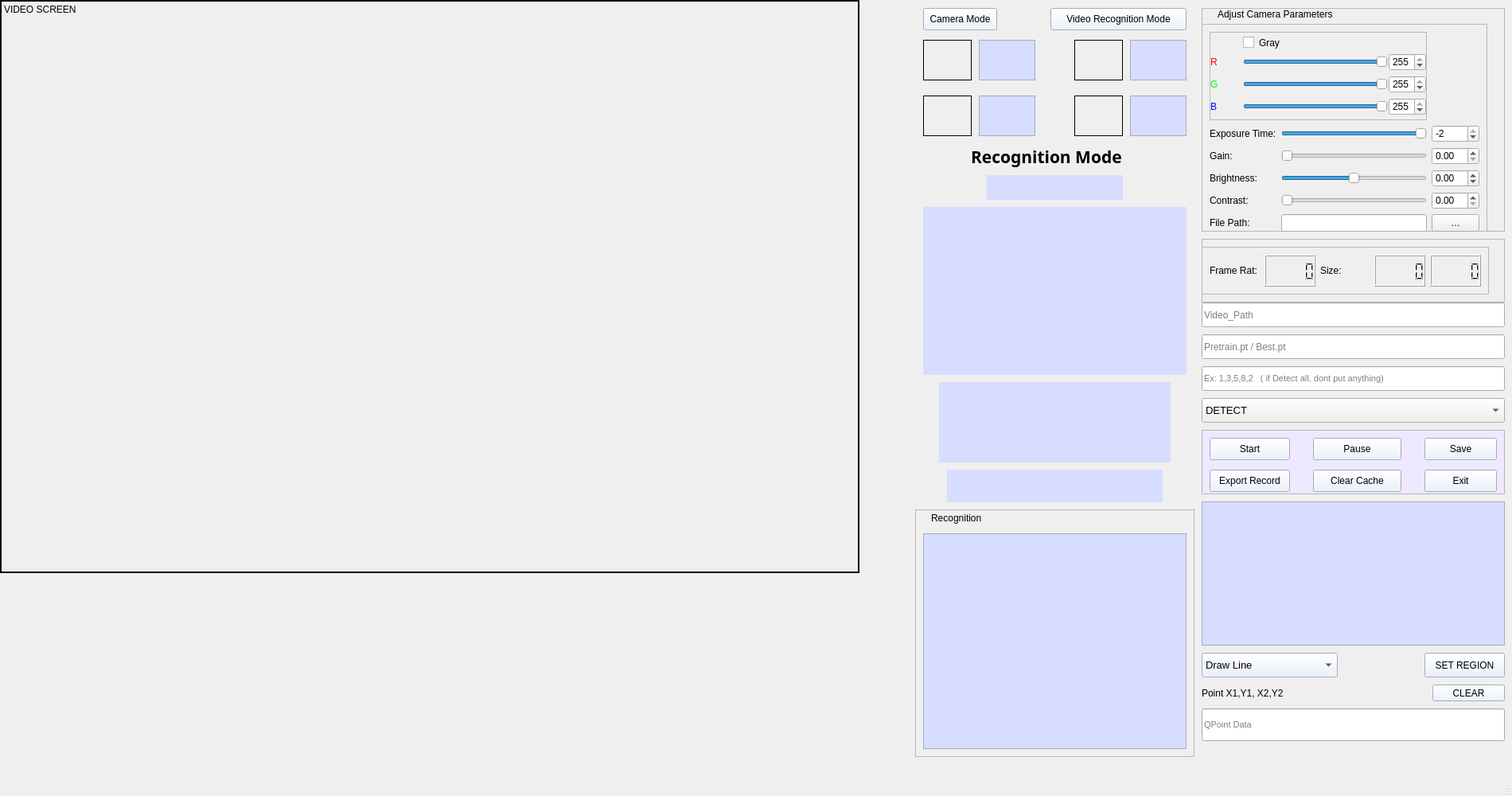
<?xml version="1.0" encoding="UTF-8"?>
<ui version="4.0">
 <class>MainWindow</class>
 <widget class="QMainWindow" name="MainWindow">
  <property name="geometry">
   <rect>
    <x>0</x>
    <y>0</y>
    <width>1900</width>
    <height>1000</height>
   </rect>
  </property>
  <property name="windowTitle">
   <string>MainWindow</string>
  </property>
  <widget class="QWidget" name="centralwidget">
   <widget class="QLabel" name="label_img">
    <property name="geometry">
     <rect>
      <x>0</x>
      <y>0</y>
      <width>1080</width>
      <height>720</height>
     </rect>
    </property>
    <property name="frameShape">
     <enum>QFrame::WinPanel</enum>
    </property>
    <property name="text">
     <string>VIDEO SCREEN</string>
    </property>
    <property name="alignment">
     <set>Qt::AlignLeading|Qt::AlignLeft|Qt::AlignTop</set>
    </property>
   </widget>
   <widget class="QLabel" name="pr_loc_4">
    <property name="geometry">
     <rect>
      <x>1190</x>
      <y>590</y>
      <width>271</width>
      <height>41</height>
     </rect>
    </property>
    <property name="styleSheet">
     <string notr="true">background-color: rgb(215, 221, 255);
font: 14pt &quot;Arial&quot;;</string>
    </property>
    <property name="text">
     <string/>
    </property>
   </widget>
   <widget class="QLabel" name="pr_loc">
    <property name="geometry">
     <rect>
      <x>1180</x>
      <y>480</y>
      <width>291</width>
      <height>101</height>
     </rect>
    </property>
    <property name="styleSheet">
     <string notr="true">background-color: rgb(215, 221, 255);
font: 14pt &quot;Arial&quot;;</string>
    </property>
    <property name="text">
     <string/>
    </property>
   </widget>
   <widget class="QLabel" name="car_det">
    <property name="geometry">
     <rect>
      <x>1160</x>
      <y>260</y>
      <width>331</width>
      <height>211</height>
     </rect>
    </property>
    <property name="styleSheet">
     <string notr="true">background-color: rgb(215, 221, 255);
font: 14pt &quot;Arial&quot;;</string>
    </property>
    <property name="text">
     <string/>
    </property>
   </widget>
   <widget class="QLabel" name="label_6">
    <property name="geometry">
     <rect>
      <x>1350</x>
      <y>120</y>
      <width>61</width>
      <height>51</height>
     </rect>
    </property>
    <property name="mouseTracking">
     <bool>false</bool>
    </property>
    <property name="frameShape">
     <enum>QFrame::Box</enum>
    </property>
    <property name="frameShadow">
     <enum>QFrame::Plain</enum>
    </property>
    <property name="text">
     <string/>
    </property>
    <property name="textFormat">
     <enum>Qt::AutoText</enum>
    </property>
    <property name="pixmap">
     <pixmap>C:/Users/HP/Downloads/bus.png</pixmap>
    </property>
    <property name="scaledContents">
     <bool>true</bool>
    </property>
    <property name="openExternalLinks">
     <bool>false</bool>
    </property>
   </widget>
   <widget class="QLabel" name="label_7">
    <property name="geometry">
     <rect>
      <x>1350</x>
      <y>50</y>
      <width>61</width>
      <height>51</height>
     </rect>
    </property>
    <property name="mouseTracking">
     <bool>false</bool>
    </property>
    <property name="frameShape">
     <enum>QFrame::Box</enum>
    </property>
    <property name="frameShadow">
     <enum>QFrame::Plain</enum>
    </property>
    <property name="text">
     <string/>
    </property>
    <property name="textFormat">
     <enum>Qt::AutoText</enum>
    </property>
    <property name="pixmap">
     <pixmap>C:/Users/HP/Downloads/motorcycle.png</pixmap>
    </property>
    <property name="scaledContents">
     <bool>true</bool>
    </property>
    <property name="openExternalLinks">
     <bool>false</bool>
    </property>
   </widget>
   <widget class="QTextBrowser" name="textBrowser">
    <property name="geometry">
     <rect>
      <x>1230</x>
      <y>50</y>
      <width>71</width>
      <height>51</height>
     </rect>
    </property>
    <property name="styleSheet">
     <string notr="true">background-color: rgb(215, 221, 255);
font: 14pt &quot;Arial&quot;;</string>
    </property>
   </widget>
   <widget class="QTextBrowser" name="textBrowser_2">
    <property name="geometry">
     <rect>
      <x>1230</x>
      <y>120</y>
      <width>71</width>
      <height>51</height>
     </rect>
    </property>
    <property name="styleSheet">
     <string notr="true">background-color: rgb(215, 221, 255);
font: 14pt &quot;Arial&quot;;</string>
    </property>
   </widget>
   <widget class="QLabel" name="label_2">
    <property name="geometry">
     <rect>
      <x>1160</x>
      <y>50</y>
      <width>61</width>
      <height>51</height>
     </rect>
    </property>
    <property name="mouseTracking">
     <bool>false</bool>
    </property>
    <property name="frameShape">
     <enum>QFrame::Box</enum>
    </property>
    <property name="frameShadow">
     <enum>QFrame::Plain</enum>
    </property>
    <property name="text">
     <string/>
    </property>
    <property name="textFormat">
     <enum>Qt::AutoText</enum>
    </property>
    <property name="pixmap">
     <pixmap>C:/Users/HP/Downloads/car.png</pixmap>
    </property>
    <property name="scaledContents">
     <bool>true</bool>
    </property>
    <property name="openExternalLinks">
     <bool>false</bool>
    </property>
   </widget>
   <widget class="QLabel" name="label_5">
    <property name="geometry">
     <rect>
      <x>1160</x>
      <y>120</y>
      <width>61</width>
      <height>51</height>
     </rect>
    </property>
    <property name="mouseTracking">
     <bool>false</bool>
    </property>
    <property name="frameShape">
     <enum>QFrame::Box</enum>
    </property>
    <property name="frameShadow">
     <enum>QFrame::Plain</enum>
    </property>
    <property name="text">
     <string/>
    </property>
    <property name="textFormat">
     <enum>Qt::AutoText</enum>
    </property>
    <property name="pixmap">
     <pixmap>C:/Users/HP/Downloads/truck.png</pixmap>
    </property>
    <property name="scaledContents">
     <bool>true</bool>
    </property>
    <property name="openExternalLinks">
     <bool>false</bool>
    </property>
   </widget>
   <widget class="QFrame" name="frame_2">
    <property name="geometry">
     <rect>
      <x>1150</x>
      <y>640</y>
      <width>351</width>
      <height>311</height>
     </rect>
    </property>
    <property name="frameShape">
     <enum>QFrame::StyledPanel</enum>
    </property>
    <property name="frameShadow">
     <enum>QFrame::Raised</enum>
    </property>
    <widget class="QLabel" name="label_4">
     <property name="geometry">
      <rect>
       <x>20</x>
       <y>0</y>
       <width>72</width>
       <height>21</height>
      </rect>
     </property>
     <property name="text">
      <string>Recognition</string>
     </property>
    </widget>
    <widget class="QPlainTextEdit" name="result_form">
     <property name="geometry">
      <rect>
       <x>10</x>
       <y>30</y>
       <width>331</width>
       <height>271</height>
      </rect>
     </property>
     <property name="autoFillBackground">
      <bool>false</bool>
     </property>
     <property name="styleSheet">
      <string notr="true">background-color: rgb(215, 221, 255);
font: 14pt &quot;Arial&quot;;</string>
     </property>
    </widget>
   </widget>
   <widget class="QFrame" name="frame_8">
    <property name="geometry">
     <rect>
      <x>1510</x>
      <y>10</y>
      <width>381</width>
      <height>281</height>
     </rect>
    </property>
    <property name="styleSheet">
     <string notr="true">border-color: rgb(181, 195, 255);
border-color: rgb(153, 64, 255);</string>
    </property>
    <property name="frameShape">
     <enum>QFrame::StyledPanel</enum>
    </property>
    <property name="frameShadow">
     <enum>QFrame::Raised</enum>
    </property>
    <widget class="QLabel" name="label_8">
     <property name="geometry">
      <rect>
       <x>20</x>
       <y>0</y>
       <width>161</width>
       <height>16</height>
      </rect>
     </property>
     <property name="text">
      <string>Adjust Camera Parameters</string>
     </property>
    </widget>
    <widget class="QFrame" name="frame_12">
     <property name="geometry">
      <rect>
       <x>0</x>
       <y>20</y>
       <width>359</width>
       <height>271</height>
      </rect>
     </property>
     <property name="frameShape">
      <enum>QFrame::StyledPanel</enum>
     </property>
     <property name="frameShadow">
      <enum>QFrame::Raised</enum>
     </property>
     <layout class="QGridLayout" name="gridLayout">
      <item row="2" column="1">
       <widget class="QSlider" name="GainSld">
        <property name="maximum">
         <number>128</number>
        </property>
        <property name="orientation">
         <enum>Qt::Horizontal</enum>
        </property>
       </widget>
      </item>
      <item row="2" column="2">
       <widget class="QDoubleSpinBox" name="GainSpB">
        <property name="maximumSize">
         <size>
          <width>60</width>
          <height>30</height>
         </size>
        </property>
        <property name="maximum">
         <double>128.000000000000000</double>
        </property>
       </widget>
      </item>
      <item row="3" column="0">
       <widget class="QLabel" name="BrightLb">
        <property name="styleSheet">
         <string notr="true">font: 11pt &quot;Adobe 黑体 Std R&quot;;</string>
        </property>
        <property name="text">
         <string>Brightness:</string>
        </property>
       </widget>
      </item>
      <item row="3" column="2">
       <widget class="QDoubleSpinBox" name="BrightSpB">
        <property name="maximumSize">
         <size>
          <width>60</width>
          <height>30</height>
         </size>
        </property>
        <property name="minimum">
         <double>-64.000000000000000</double>
        </property>
        <property name="maximum">
         <double>64.000000000000000</double>
        </property>
        <property name="singleStep">
         <double>0.010000000000000</double>
        </property>
       </widget>
      </item>
      <item row="3" column="1">
       <widget class="QSlider" name="BrightSld">
        <property name="minimum">
         <number>-64</number>
        </property>
        <property name="maximum">
         <number>64</number>
        </property>
        <property name="orientation">
         <enum>Qt::Horizontal</enum>
        </property>
       </widget>
      </item>
      <item row="4" column="0">
       <widget class="QLabel" name="ContrastLb">
        <property name="styleSheet">
         <string notr="true">font: 11pt &quot;Adobe 黑体 Std R&quot;;</string>
        </property>
        <property name="text">
         <string>Contrast:</string>
        </property>
       </widget>
      </item>
      <item row="5" column="0">
       <widget class="QLabel" name="FilePathLb">
        <property name="styleSheet">
         <string notr="true">font: 11pt &quot;Adobe 黑体 Std R&quot;;</string>
        </property>
        <property name="text">
         <string>File Path:</string>
        </property>
       </widget>
      </item>
      <item row="4" column="2">
       <widget class="QDoubleSpinBox" name="ContrastSpB">
        <property name="maximumSize">
         <size>
          <width>60</width>
          <height>30</height>
         </size>
        </property>
        <property name="minimum">
         <double>0.000000000000000</double>
        </property>
        <property name="maximum">
         <double>100.000000000000000</double>
        </property>
        <property name="singleStep">
         <double>0.010000000000000</double>
        </property>
       </widget>
      </item>
      <item row="5" column="1">
       <widget class="QLineEdit" name="FilePathLE">
        <property name="readOnly">
         <bool>true</bool>
        </property>
       </widget>
      </item>
      <item row="4" column="1">
       <widget class="QSlider" name="ContrastSld">
        <property name="minimum">
         <number>0</number>
        </property>
        <property name="maximum">
         <number>100</number>
        </property>
        <property name="orientation">
         <enum>Qt::Horizontal</enum>
        </property>
       </widget>
      </item>
      <item row="5" column="2">
       <widget class="QPushButton" name="FilePathBt">
        <property name="maximumSize">
         <size>
          <width>60</width>
          <height>30</height>
         </size>
        </property>
        <property name="styleSheet">
         <string notr="true">font: 11pt &quot;Adobe 黑体 Std R&quot;;</string>
        </property>
        <property name="text">
         <string>…</string>
        </property>
       </widget>
      </item>
      <item row="1" column="2">
       <widget class="QSpinBox" name="ExpTimeSpB">
        <property name="maximumSize">
         <size>
          <width>60</width>
          <height>30</height>
         </size>
        </property>
        <property name="minimum">
         <number>-10</number>
        </property>
        <property name="maximum">
         <number>-2</number>
        </property>
       </widget>
      </item>
      <item row="2" column="0">
       <widget class="QLabel" name="GainLb">
        <property name="styleSheet">
         <string notr="true">font: 11pt &quot;Adobe 黑体 Std R&quot;;</string>
        </property>
        <property name="text">
         <string>Gain:</string>
        </property>
       </widget>
      </item>
      <item row="1" column="1">
       <widget class="QSlider" name="ExpTimeSld">
        <property name="minimum">
         <number>-10</number>
        </property>
        <property name="maximum">
         <number>-2</number>
        </property>
        <property name="orientation">
         <enum>Qt::Horizontal</enum>
        </property>
       </widget>
      </item>
      <item row="1" column="0">
       <widget class="QLabel" name="ExpTimeLb">
        <property name="styleSheet">
         <string notr="true">font: 11pt &quot;Adobe 黑体 Std R&quot;;</string>
        </property>
        <property name="text">
         <string>Exposure Time:</string>
        </property>
       </widget>
      </item>
      <item row="0" column="0" colspan="2">
       <widget class="QFrame" name="ColorFm">
        <property name="frameShape">
         <enum>QFrame::StyledPanel</enum>
        </property>
        <property name="frameShadow">
         <enum>QFrame::Raised</enum>
        </property>
        <layout class="QGridLayout" name="gridLayout_7">
         <property name="leftMargin">
          <number>0</number>
         </property>
         <property name="topMargin">
          <number>0</number>
         </property>
         <property name="rightMargin">
          <number>0</number>
         </property>
         <property name="bottomMargin">
          <number>0</number>
         </property>
         <property name="spacing">
          <number>1</number>
         </property>
         <item row="3" column="2">
          <widget class="QSlider" name="BlueColorSld">
           <property name="maximum">
            <number>255</number>
           </property>
           <property name="value">
            <number>255</number>
           </property>
           <property name="orientation">
            <enum>Qt::Horizontal</enum>
           </property>
          </widget>
         </item>
         <item row="3" column="3">
          <widget class="QSpinBox" name="BlueColorSpB">
           <property name="maximum">
            <number>255</number>
           </property>
           <property name="value">
            <number>255</number>
           </property>
          </widget>
         </item>
         <item row="2" column="3">
          <widget class="QSpinBox" name="GreenColorSpB">
           <property name="maximum">
            <number>255</number>
           </property>
           <property name="value">
            <number>255</number>
           </property>
          </widget>
         </item>
         <item row="2" column="2">
          <widget class="QSlider" name="GreenColorSld">
           <property name="maximum">
            <number>255</number>
           </property>
           <property name="value">
            <number>255</number>
           </property>
           <property name="orientation">
            <enum>Qt::Horizontal</enum>
           </property>
          </widget>
         </item>
         <item row="1" column="2">
          <widget class="QSlider" name="RedColorSld">
           <property name="maximum">
            <number>255</number>
           </property>
           <property name="value">
            <number>255</number>
           </property>
           <property name="orientation">
            <enum>Qt::Horizontal</enum>
           </property>
          </widget>
         </item>
         <item row="1" column="3">
          <widget class="QSpinBox" name="RedColorSpB">
           <property name="maximum">
            <number>255</number>
           </property>
           <property name="value">
            <number>255</number>
           </property>
          </widget>
         </item>
         <item row="1" column="0">
          <widget class="QLabel" name="RedColorLb">
           <property name="minimumSize">
            <size>
             <width>40</width>
             <height>0</height>
            </size>
           </property>
           <property name="styleSheet">
            <string notr="true">font: 75 12pt &quot;Times New Roman&quot;;
color: rgb(255, 0, 0);</string>
           </property>
           <property name="text">
            <string>R</string>
           </property>
          </widget>
         </item>
         <item row="3" column="0">
          <widget class="QLabel" name="BlueColorLb">
           <property name="styleSheet">
            <string notr="true">font: 75 12pt &quot;Times New Roman&quot;;
color: rgb(0, 0, 255);</string>
           </property>
           <property name="text">
            <string>B</string>
           </property>
          </widget>
         </item>
         <item row="2" column="0">
          <widget class="QLabel" name="GreenColorLb">
           <property name="styleSheet">
            <string notr="true">font: 75 12pt &quot;Times New Roman&quot;;
color: rgb(0, 255, 0);</string>
           </property>
           <property name="text">
            <string>G</string>
           </property>
          </widget>
         </item>
         <item row="0" column="2">
          <widget class="QCheckBox" name="GrayImgCkB">
           <property name="styleSheet">
            <string notr="true">font: 11pt &quot;Adobe 黑体 Std R&quot;;</string>
           </property>
           <property name="text">
            <string>Gray</string>
           </property>
          </widget>
         </item>
        </layout>
       </widget>
      </item>
     </layout>
    </widget>
   </widget>
   <widget class="QFrame" name="frame_9">
    <property name="geometry">
     <rect>
      <x>1510</x>
      <y>300</y>
      <width>381</width>
      <height>80</height>
     </rect>
    </property>
    <property name="frameShape">
     <enum>QFrame::StyledPanel</enum>
    </property>
    <property name="frameShadow">
     <enum>QFrame::Raised</enum>
    </property>
    <widget class="QFrame" name="VideoInfoFm">
     <property name="geometry">
      <rect>
       <x>0</x>
       <y>10</y>
       <width>361</width>
       <height>60</height>
      </rect>
     </property>
     <property name="maximumSize">
      <size>
       <width>16777215</width>
       <height>60</height>
      </size>
     </property>
     <property name="frameShape">
      <enum>QFrame::StyledPanel</enum>
     </property>
     <property name="frameShadow">
      <enum>QFrame::Raised</enum>
     </property>
     <layout class="QHBoxLayout" name="horizontalLayout">
      <item>
       <widget class="QLabel" name="label_13">
        <property name="styleSheet">
         <string notr="true">font: 11pt &quot;Adobe 黑体 Std R&quot;;</string>
        </property>
        <property name="text">
         <string>Frame Rat:</string>
        </property>
       </widget>
      </item>
      <item>
       <widget class="QLCDNumber" name="FmRateLCD">
        <property name="maximumSize">
         <size>
          <width>100</width>
          <height>16777215</height>
         </size>
        </property>
       </widget>
      </item>
      <item>
       <widget class="QLabel" name="label_14">
        <property name="styleSheet">
         <string notr="true">font: 11pt &quot;Adobe 黑体 Std R&quot;;</string>
        </property>
        <property name="text">
         <string>Size:</string>
        </property>
       </widget>
      </item>
      <item>
       <widget class="QLCDNumber" name="ImgWidthLCD">
        <property name="maximumSize">
         <size>
          <width>100</width>
          <height>16777215</height>
         </size>
        </property>
       </widget>
      </item>
      <item>
       <widget class="QLCDNumber" name="ImgHeightLCD"/>
      </item>
     </layout>
    </widget>
   </widget>
   <widget class="QLineEdit" name="Videopath_txt">
    <property name="geometry">
     <rect>
      <x>1510</x>
      <y>380</y>
      <width>381</width>
      <height>31</height>
     </rect>
    </property>
    <property name="dragEnabled">
     <bool>false</bool>
    </property>
    <property name="readOnly">
     <bool>true</bool>
    </property>
    <property name="placeholderText">
     <string>Video_Path</string>
    </property>
   </widget>
   <widget class="QFrame" name="frame_10">
    <property name="geometry">
     <rect>
      <x>1510</x>
      <y>540</y>
      <width>381</width>
      <height>81</height>
     </rect>
    </property>
    <property name="styleSheet">
     <string notr="true">background-color: rgb(238, 233, 255);</string>
    </property>
    <property name="frameShape">
     <enum>QFrame::StyledPanel</enum>
    </property>
    <property name="frameShadow">
     <enum>QFrame::Raised</enum>
    </property>
    <widget class="QPushButton" name="RecordBt">
     <property name="geometry">
      <rect>
       <x>280</x>
       <y>10</y>
       <width>91</width>
       <height>28</height>
      </rect>
     </property>
     <property name="styleSheet">
      <string notr="true">background-color: rgb(230, 240, 255);</string>
     </property>
     <property name="text">
      <string>Save</string>
     </property>
    </widget>
    <widget class="QPushButton" name="StopBt">
     <property name="geometry">
      <rect>
       <x>140</x>
       <y>10</y>
       <width>111</width>
       <height>28</height>
      </rect>
     </property>
     <property name="styleSheet">
      <string notr="true">background-color: rgb(230, 240, 255);</string>
     </property>
     <property name="text">
      <string>Pause</string>
     </property>
    </widget>
    <widget class="QPushButton" name="ShowBt">
     <property name="geometry">
      <rect>
       <x>10</x>
       <y>10</y>
       <width>101</width>
       <height>28</height>
      </rect>
     </property>
     <property name="styleSheet">
      <string notr="true">background-color: rgb(230, 240, 255);</string>
     </property>
     <property name="text">
      <string>Start</string>
     </property>
    </widget>
    <widget class="QPushButton" name="export_exl">
     <property name="geometry">
      <rect>
       <x>10</x>
       <y>50</y>
       <width>101</width>
       <height>28</height>
      </rect>
     </property>
     <property name="styleSheet">
      <string notr="true">background-color: rgb(230, 240, 255);</string>
     </property>
     <property name="text">
      <string>Export Record</string>
     </property>
    </widget>
    <widget class="QPushButton" name="remove_file">
     <property name="geometry">
      <rect>
       <x>140</x>
       <y>50</y>
       <width>111</width>
       <height>28</height>
      </rect>
     </property>
     <property name="styleSheet">
      <string notr="true">background-color: rgb(230, 240, 255);</string>
     </property>
     <property name="text">
      <string>Clear Cache</string>
     </property>
    </widget>
    <widget class="QPushButton" name="ExitBt">
     <property name="geometry">
      <rect>
       <x>280</x>
       <y>50</y>
       <width>91</width>
       <height>28</height>
      </rect>
     </property>
     <property name="styleSheet">
      <string notr="true">background-color: rgb(230, 240, 255);</string>
     </property>
     <property name="text">
      <string>Exit</string>
     </property>
    </widget>
   </widget>
   <widget class="QComboBox" name="ComboBox">
    <property name="geometry">
     <rect>
      <x>1510</x>
      <y>820</y>
      <width>171</width>
      <height>31</height>
     </rect>
    </property>
    <property name="font">
     <font>
      <pointsize>10</pointsize>
     </font>
    </property>
    <property name="styleSheet">
     <string notr="true">background-color: rgb(230, 240, 255);</string>
    </property>
    <item>
     <property name="text">
      <string>Draw Line</string>
     </property>
    </item>
    <item>
     <property name="text">
      <string>Draw Rectangle</string>
     </property>
    </item>
   </widget>
   <widget class="QLineEdit" name="SelectClasses">
    <property name="geometry">
     <rect>
      <x>1510</x>
      <y>460</y>
      <width>381</width>
      <height>31</height>
     </rect>
    </property>
    <property name="font">
     <font>
      <pointsize>8</pointsize>
     </font>
    </property>
    <property name="placeholderText">
     <string>Ex: 1,3,5,8,2   ( if Detect all, dont put anything)</string>
    </property>
   </widget>
   <widget class="QPushButton" name="ButtonSet_region">
    <property name="geometry">
     <rect>
      <x>1790</x>
      <y>820</y>
      <width>101</width>
      <height>31</height>
     </rect>
    </property>
    <property name="styleSheet">
     <string notr="true">background-color: rgb(230, 240, 255);</string>
    </property>
    <property name="text">
     <string>SET REGION</string>
    </property>
   </widget>
   <widget class="QPushButton" name="ClearDatapoint">
    <property name="geometry">
     <rect>
      <x>1800</x>
      <y>860</y>
      <width>91</width>
      <height>21</height>
     </rect>
    </property>
    <property name="styleSheet">
     <string notr="true">background-color: rgb(230, 240, 255);</string>
    </property>
    <property name="text">
     <string>CLEAR</string>
    </property>
   </widget>
   <widget class="QTextEdit" name="MsgTE">
    <property name="geometry">
     <rect>
      <x>1510</x>
      <y>630</y>
      <width>381</width>
      <height>181</height>
     </rect>
    </property>
    <property name="styleSheet">
     <string notr="true">background-color: rgb(215, 221, 255);
font: 14pt &quot;Arial&quot;;</string>
    </property>
    <property name="readOnly">
     <bool>true</bool>
    </property>
   </widget>
   <widget class="QLineEdit" name="PointData">
    <property name="geometry">
     <rect>
      <x>1510</x>
      <y>890</y>
      <width>381</width>
      <height>41</height>
     </rect>
    </property>
    <property name="font">
     <font>
      <pointsize>8</pointsize>
     </font>
    </property>
    <property name="placeholderText">
     <string>QPoint Data</string>
    </property>
   </widget>
   <widget class="QLabel" name="label_9">
    <property name="geometry">
     <rect>
      <x>1510</x>
      <y>850</y>
      <width>121</width>
      <height>41</height>
     </rect>
    </property>
    <property name="text">
     <string>Point X1,Y1, X2,Y2</string>
    </property>
   </widget>
   <widget class="QComboBox" name="Combo_Mode">
    <property name="geometry">
     <rect>
      <x>1510</x>
      <y>500</y>
      <width>381</width>
      <height>31</height>
     </rect>
    </property>
    <property name="font">
     <font>
      <pointsize>10</pointsize>
     </font>
    </property>
    <item>
     <property name="text">
      <string>DETECT</string>
     </property>
    </item>
    <item>
     <property name="text">
      <string>TRACK</string>
     </property>
    </item>
    <item>
     <property name="text">
      <string>TRACK-COUNT</string>
     </property>
    </item>
    <item>
     <property name="text">
      <string>READ-PLATES</string>
     </property>
    </item>
   </widget>
   <widget class="QLineEdit" name="PretrainPathTxt">
    <property name="geometry">
     <rect>
      <x>1510</x>
      <y>420</y>
      <width>381</width>
      <height>31</height>
     </rect>
    </property>
    <property name="readOnly">
     <bool>true</bool>
    </property>
    <property name="placeholderText">
     <string>Pretrain.pt / Best.pt</string>
    </property>
   </widget>
   <widget class="QLabel" name="pattle">
    <property name="geometry">
     <rect>
      <x>1240</x>
      <y>220</y>
      <width>171</width>
      <height>31</height>
     </rect>
    </property>
    <property name="autoFillBackground">
     <bool>false</bool>
    </property>
    <property name="styleSheet">
     <string notr="true">background-color: rgb(215, 221, 255);
font: 12pt &quot;Axure Handwriting&quot;;text-align: center;</string>
    </property>
    <property name="text">
     <string/>
    </property>
   </widget>
   <widget class="QPushButton" name="cam_pat">
    <property name="geometry">
     <rect>
      <x>1160</x>
      <y>10</y>
      <width>93</width>
      <height>28</height>
     </rect>
    </property>
    <property name="styleSheet">
     <string notr="true">background-color: rgb(230, 240, 255);</string>
    </property>
    <property name="text">
     <string>Camera Mode</string>
    </property>
   </widget>
   <widget class="QPushButton" name="vid_pat">
    <property name="geometry">
     <rect>
      <x>1320</x>
      <y>10</y>
      <width>171</width>
      <height>28</height>
     </rect>
    </property>
    <property name="styleSheet">
     <string notr="true">background-color: rgb(230, 240, 255);</string>
    </property>
    <property name="text">
     <string>Video Recognition Mode</string>
    </property>
   </widget>
   <widget class="QLabel" name="label_10">
    <property name="geometry">
     <rect>
      <x>1220</x>
      <y>180</y>
      <width>221</width>
      <height>33</height>
     </rect>
    </property>
    <property name="font">
     <font>
      <family>Bahnschrift SemiBold</family>
      <pointsize>16</pointsize>
      <weight>75</weight>
      <bold>true</bold>
     </font>
    </property>
    <property name="text">
     <string>Recognition Mode</string>
    </property>
   </widget>
   <widget class="QTextBrowser" name="textBrowser_3">
    <property name="geometry">
     <rect>
      <x>1420</x>
      <y>50</y>
      <width>71</width>
      <height>51</height>
     </rect>
    </property>
    <property name="styleSheet">
     <string notr="true">background-color: rgb(215, 221, 255);
font: 14pt &quot;Arial&quot;;</string>
    </property>
   </widget>
   <widget class="QTextBrowser" name="textBrowser_4">
    <property name="geometry">
     <rect>
      <x>1420</x>
      <y>120</y>
      <width>71</width>
      <height>51</height>
     </rect>
    </property>
    <property name="styleSheet">
     <string notr="true">background-color: rgb(215, 221, 255);
font: 14pt &quot;Arial&quot;;</string>
    </property>
   </widget>
  </widget>
  <widget class="QMenuBar" name="menubar">
   <property name="geometry">
    <rect>
     <x>0</x>
     <y>0</y>
     <width>1900</width>
     <height>26</height>
    </rect>
   </property>
  </widget>
  <widget class="QStatusBar" name="statusbar"/>
 </widget>
 <resources/>
 <connections/>
</ui>
